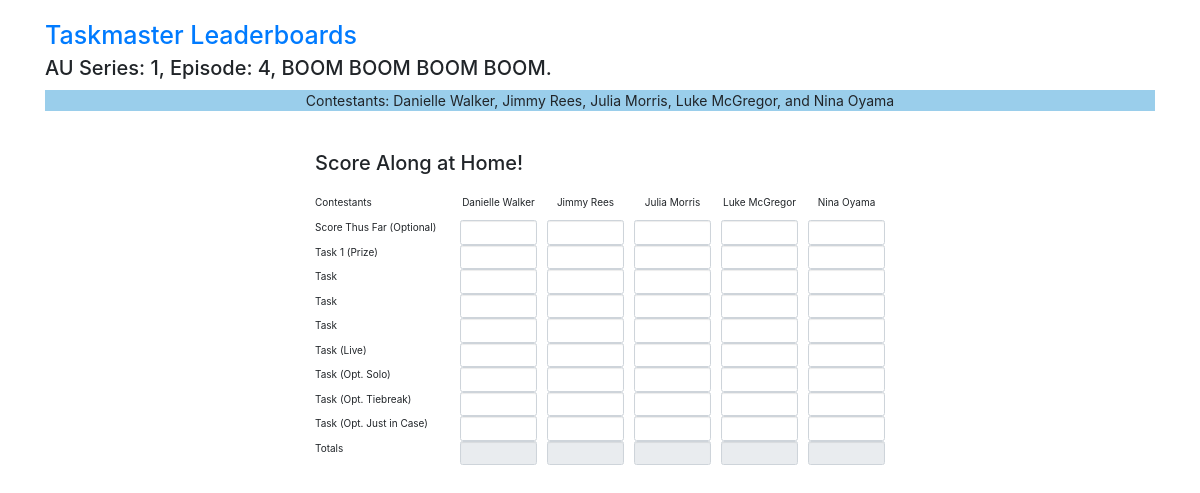
The app's page /score-along.php?country=AU&series=1&episode=4 with its own data.
### tables this page shows
CREATE TABLE `episodes` (
  `id` int NOT NULL,
  `country` varchar(2) DEFAULT NULL,
  `series` varchar(4) DEFAULT NULL,
  `episode` varchar(4) DEFAULT NULL,
  `ep_title` varchar(100) DEFAULT NULL,
  `ep_airdate` varchar(50) DEFAULT NULL,
  `ep_winner` varchar(50) DEFAULT NULL
);

CREATE TABLE `series` (
  `id` int NOT NULL,
  `featured` int NOT NULL DEFAULT '0',
  `country` varchar(2) NOT NULL,
  `taskmaster` varchar(100) NOT NULL,
  `assistant` varchar(100) NOT NULL,
  `series` varchar(5) NOT NULL,
  `airdate_range` varchar(50) NOT NULL,
  `version` varchar(80) NOT NULL,
  `num` varchar(2) NOT NULL,
  `chair_1` varchar(100) NOT NULL,
  `chair_2` varchar(100) NOT NULL,
  `chair_3` varchar(100) NOT NULL,
  `chair_4` varchar(100) NOT NULL,
  `chair_5` varchar(100) NOT NULL,
  `score_chair_1` decimal(10,1) NOT NULL,
  `score_chair_2` decimal(10,1) NOT NULL,
  `score_chair_3` decimal(10,1) NOT NULL,
  `score_chair_4` decimal(10,1) NOT NULL,
  `score_chair_5` decimal(10,1) NOT NULL,
  `champion` varchar(200) NOT NULL,
  `series_note` varchar(300) DEFAULT NULL
);

### score-along.php (the view, shortened to what this page needs)
<!DOCTYPE html>
<html lang="en">
  <head>
    <link rel="stylesheet" href="https://cdn.jsdelivr.net/npm/bootstrap@3.4.1/dist/css/bootstrap.min.css">
    <link rel="stylesheet" href="https://stackpath.bootstrapcdn.com/bootstrap/4.5.2/css/bootstrap.min.css">
      </head>
  <body>
<?php
require "db.php";
$con=mysqli_connect($host, $username, $password, $dbname);
?>
<div class="container">
<?php
  $country= $_GET['country'];
  $series= $_GET['series'];
  $episode= $_GET['episode'];
  $result2 = mysqli_query($con,"SELECT * FROM episodes WHERE country = '$country' AND series LIKE '$series' AND episode LIKE '$episode'");
  $num_rows = mysqli_num_rows($result2);
          if(!$num_rows){
            die;
          }
          else
          {
                  while($row = mysqli_fetch_assoc($result2))
                    {
                    $ep_title = $row['ep_title'];
                    }
            }
  echo "<h1 style='margin-top:20px;'><a href='index.php'>Taskmaster Leaderboards</a></h1>";
  echo "<h2 style='margin-top:6px;'>$country Series: $series, Episode: $episode, $ep_title</h2>";
  $result1 = mysqli_query($con,"SELECT * FROM series WHERE series = '$series' AND country LIKE '%$country%' LIMIT 1");
  while($row1 = mysqli_fetch_assoc($result1))
  {
  $chair_1 = $row1['chair_1'];
  $chair_2 = $row1['chair_2'];
  $chair_3 = $row1['chair_3'];
  $chair_4 = $row1['chair_4'];
  $chair_5 = $row1['chair_5'];
  echo "<p style='text-align:center;margin-top:10px;font-size:14px;background-color: #9ACEEB;'>Contestants: " . $chair_1 . ", " . $chair_2 . ", " . $chair_3 . ", " . $chair_4 . ", and " . $chair_5 . "</p>";
  }
?>
    <div class="wrapper">
        <div class="container-fluid">
            <div class="row">
                <div class="col-md-12">
                    <h2 class="mt-5" style='margin-bottom:20px;'>Score Along at Home!</h2>
                      <form>
                        <div class="form-row">
                          <div class="col-3">
                            Contestants
                          </div>
                          <div class="col">
                            <p style='text-align:center;'><?php echo $chair_1; ?></p>
                          </div>
                          <div class="col">
                            <p style='text-align:center;'><?php echo $chair_2; ?></p>
                          </div>
                          <div class="col">
                            <p style='text-align:center;'><?php echo $chair_3; ?></p>
                          </div>
                          <div class="col">
                            <p style='text-align:center;'><?php echo $chair_4; ?></p>
                          </div>
                          <div class="col">
                            <p style='text-align:center;'><?php echo $chair_5; ?></p>
                        </div>
                        </div>
                        <div class="form-row">
                          <div class="col-3">
                            Score Thus Far (Optional)
                          </div>
                          <div class="col">
                            <input type="text" class="form-control" id="chair1_STF" oninput="updateSum1()">
                          </div>
                          <div class="col">
                            <input type="text" class="form-control" id="chair2_STF" oninput="updateSum2()">
                          </div>
                          <div class="col">
                            <input type="text" class="form-control" id="chair3_STF" oninput="updateSum3()">
                          </div>
                          <div class="col">
                            <input type="text" class="form-control" id="chair4_STF" oninput="updateSum4()">
                          </div>
                          <div class="col">
                            <input type="text" class="form-control" id="chair5_STF" oninput="updateSum5()">
                        </div>
                        </div>
                        <div class="form-row">
                          <div class="col-3">
                            Task 1 (Prize)
                          </div>
                          <div class="col">
                            <input type="text" class="form-control" id="chair1_task1" oninput="updateSum1()">
                          </div>
                          <div class="col">
                            <input type="text" class="form-control" id="chair2_task1" oninput="updateSum2()">
                          </div>
                          <div class="col">
                            <input type="text" class="form-control" id="chair3_task1" oninput="updateSum3()">
                          </div>
                          <div class="col">
                            <input type="text" class="form-control" id="chair4_task1" oninput="updateSum4()">
                          </div>
                          <div class="col">
                            <input type="text" class="form-control" id="chair5_task1" oninput="updateSum5()">
                        </div>
                        </div>
                        <div class="form-row">
                          <div class="col-3">
                            Task
                          </div>
                          <div class="col">
                            <input type="text" class="form-control" id="chair1_task2" oninput="updateSum1()">
                          </div>
                          <div class="col">
                            <input type="text" class="form-control" id="chair2_task2" oninput="updateSum2()">
                          </div>
                          <div class="col">
                            <input type="text" class="form-control" id="chair3_task2" oninput="updateSum3()">
                          </div>
                          <div class="col">
                            <input type="text" class="form-control" id="chair4_task2" oninput="updateSum4()">
                          </div>
                          <div class="col">
                            <input type="text" class="form-control" id="chair5_task2" oninput="updateSum5()">
                        </div>
                        </div>
                        <div class="form-row">
                          <div class="col-3">
                            Task
                          </div>
                          <div class="col">
                            <input type="text" class="form-control" id="chair1_task3" oninput="updateSum1()">
                          </div>
                          <div class="col">
                            <input type="text" class="form-control" id="chair2_task3" oninput="updateSum2()">
                          </div>
                          <div class="col">
                            <input type="text" class="form-control" id="chair3_task3" oninput="updateSum3()">
                          </div>
                          <div class="col">
                            <input type="text" class="form-control" id="chair4_task3" oninput="updateSum4()">
                          </div>
                          <div class="col">
                            <input type="text" class="form-control" id="chair5_task3" oninput="updateSum5()">
                        </div>
                        </div>
                        <div class="form-row">
                          <div class="col-3">
                            Task
                          </div>
                          <div class="col">
                            <input type="text" class="form-control" id="chair1_task4" oninput="updateSum1()">
                          </div>
                          <div class="col">
                            <input type="text" class="form-control" id="chair2_task4" oninput="updateSum2()">
                          </div>
                          <div class="col">
                            <input type="text" class="form-control" id="chair3_task4" oninput="updateSum3()">
                          </div>
                          <div class="col">
                            <input type="text" class="form-control" id="chair4_task4" oninput="updateSum4()">
                          </div>
                          <div class="col">
                            <input type="text" class="form-control" id="chair5_task4" oninput="updateSum5()">
                        </div>
                        </div>
                        <div class="form-row">
                          <div class="col-3">
                            Task (Live)
                          </div>
                          <div class="col">
                            <input type="text" class="form-control" id="chair1_task5" oninput="updateSum1()">
                          </div>
                          <div class="col">
                            <input type="text" class="form-control" id="chair2_task5" oninput="updateSum2()">
                          </div>
                          <div class="col">
                            <input type="text" class="form-control" id="chair3_task5" oninput="updateSum3()">
                          </div>
                          <div class="col">
                            <input type="text" class="form-control" id="chair4_task5" oninput="updateSum4()">
                          </div>
                          <div class="col">
                            <input type="text" class="form-control" id="chair5_task5" oninput="updateSum5()">
                        </div>
                        </div>
                        <div class="form-row">
                          <div class="col-3">
                            Task (Opt. Solo)
                          </div>
                          <div class="col">
                            <input type="text" class="form-control" id="chair1_task6" oninput="updateSum1()">
                          </div>
                          <div class="col">
                            <input type="text" class="form-control" id="chair2_task6" oninput="updateSum2()">
                          </div>
                          <div class="col">
                            <input type="text" class="form-control" id="chair3_task6" oninput="updateSum3()">
                          </div>
                          <div class="col">
                            <input type="text" class="form-control" id="chair4_task6" oninput="updateSum4()">
                          </div>
                          <div class="col">
                            <input type="text" class="form-control" id="chair5_task6" oninput="updateSum5()">
                        </div>
                        </div>
                        <div class="form-row">
                          <div class="col-3">
                            Task (Opt. Tiebreak)
                          </div>
                          <div class="col">
                            <input type="text" class="form-control" id="chair1_task7" oninput="updateSum1()">
                          </div>
                          <div class="col">
                            <input type="text" class="form-control" id="chair2_task7" oninput="updateSum2()">
                          </div>
                          <div class="col">
                            <input type="text" class="form-control" id="chair3_task7" oninput="updateSum3()">
                          </div>
                          <div class="col">
                            <input type="text" class="form-control" id="chair4_task7" oninput="updateSum4()">
                          </div>
                          <div class="col">
                            <input type="text" class="form-control" id="chair5_task7" oninput="updateSum5()">
                        </div>
                        </div>
                        <div class="form-row">
                          <div class="col-3">
                            Task (Opt. Just in Case)
                          </div>
                          <div class="col">
                            <input type="text" class="form-control" id="chair1_task8" oninput="updateSum1()">
                          </div>
                          <div class="col">
                            <input type="text" class="form-control" id="chair2_task8" oninput="updateSum2()">
                          </div>
                          <div class="col">
                            <input type="text" class="form-control" id="chair3_task8" oninput="updateSum3()">
                          </div>
                          <div class="col">
                            <input type="text" class="form-control" id="chair4_task8" oninput="updateSum4()">
                          </div>
                          <div class="col">
                            <input type="text" class="form-control" id="chair5_task8" oninput="updateSum5()">
                        </div>
                        </div>
                        <div class="form-row">
                          <div class="col-3">
                            Totals
                          </div>
                          <div class="col">
                            <input type="text" class="form-control" id="chair1total" readonly>
                          </div>
                          <div class="col">
                            <input type="text" class="form-control" id="chair2total" readonly>
                          </div>
                          <div class="col">
                            <input type="text" class="form-control" id="chair3total" readonly>
                          </div>
                          <div class="col">
                            <input type="text" class="form-control" id="chair4total" readonly>
                          </div>
                          <div class="col">
                            <input type="text" class="form-control" id="chair5total" readonly>
                        </div>
                        </div>
</form>
    </div>
        </div>
            </div>
                </div>
    </div>
</body>
</html>

### score-along.php (style rules this page uses)
.wrapper { width: 600px; margin: 0 auto; }

### records on screen
episodes: ep_title "BOOM BOOM BOOM BOOM."
series: chair_1 "Danielle Walker", chair_2 "Jimmy Rees", chair_3 "Julia Morris", chair_4 "Luke McGregor", chair_5 "Nina Oyama"

### other values on screen
$country "AU"
$series "1"
$episode "4"
